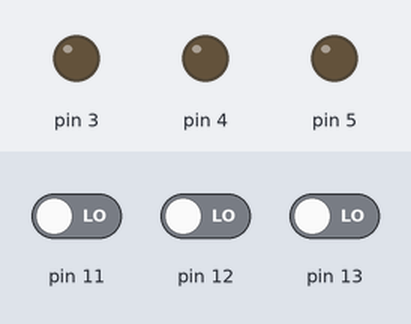
This sketch was run on a simulated Arduino Uno, built with avr-gcc and run on an emulated ATmega328P. Parts: output pins drawn as LEDs (lit = HIGH). The test bench sets the inputs (shaded band); at power-on: pin 11 LOW, pin 12 LOW, pin 13 LOW.

Above: at 1.2 s.
1.3 s: pin 11 driven HIGH
At 1.6 s:
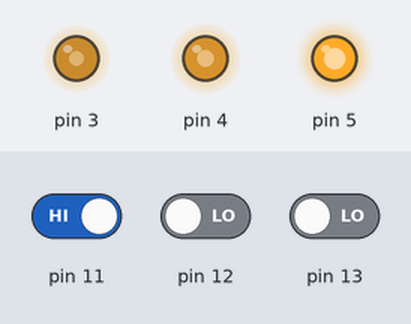
2.8 s: pin 12 driven HIGH
At 3.5 s:
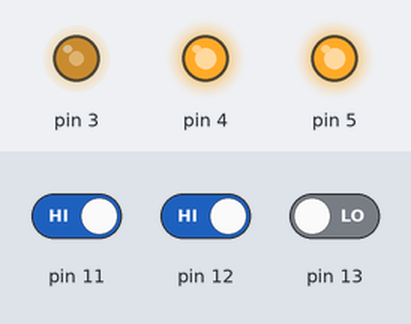
4.3 s: pin 13 driven HIGH
At 5.1 s:
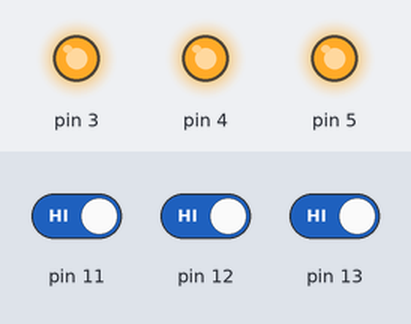
5.8 s: pin 11 driven LOW
At 6.3 s:
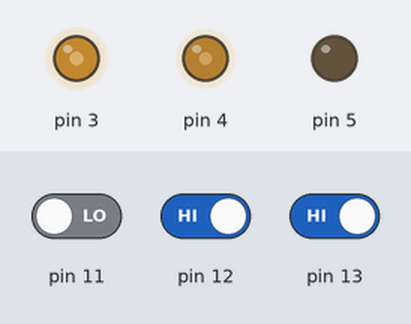
7.3 s: pin 12 driven LOW
At 8.1 s:
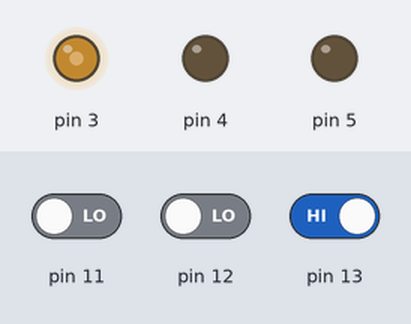
8.8 s: pin 11 driven HIGH
At 9.7 s:
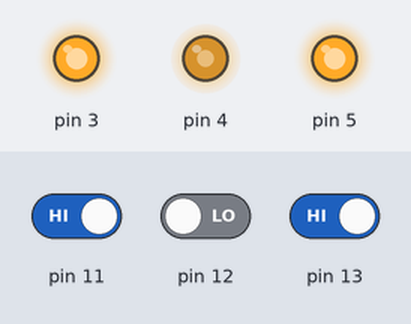
Timing chart, 0 to 11.3 s (numbered marks = the images above; inputs shaded):
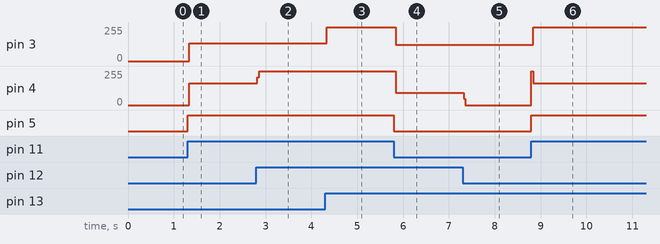

The sketch:

pushbutton.ino
```cpp
void setup()
{
  pinMode(13, INPUT);
  pinMode(3, OUTPUT);
  pinMode(12, INPUT);
  pinMode(4, OUTPUT);
  pinMode(11, INPUT);
  pinMode(5, OUTPUT);
}

void loop()
{
  if (digitalRead(13) == HIGH)
  {
      digitalWrite(3, HIGH);
  }
  else
  {
    digitalWrite (3, LOW);
  }
  if  (digitalRead(12) == HIGH)
  {
     digitalWrite (4, HIGH);
  }
  else
  {
     digitalWrite (4, LOW);
  }
  if (digitalRead(11) == HIGH)
  {
    digitalWrite (3, HIGH);
    digitalWrite (4, HIGH);
    digitalWrite (5, HIGH);
  }
  else
  {
    digitalWrite (3, LOW);
    digitalWrite (4, LOW);
    digitalWrite (5, LOW);
  }
}
```

Measured:
- after the input at 1.3 s, pin 3: 0/255 → 134/255 at once; pin 4: 0/255 → 162/255 at once; pin 5: LOW → HIGH at once
- after the input at 2.8 s, pin 4: 162/255 → 255/255 at once
- after the input at 4.3 s, pin 3: 134/255 → 255/255 at once
- after the input at 5.8 s, pin 3: 255/255 → 121/255 at once; pin 4: 255/255 → 93/255 at once; pin 5: HIGH → LOW at once
- after the input at 7.3 s, pin 4: 93/255 → 0/255 at once
- after the input at 8.8 s, pin 3: 121/255 → 255/255 at once; pin 4: 0/255 → 162/255 at once; pin 5: LOW → HIGH at once
